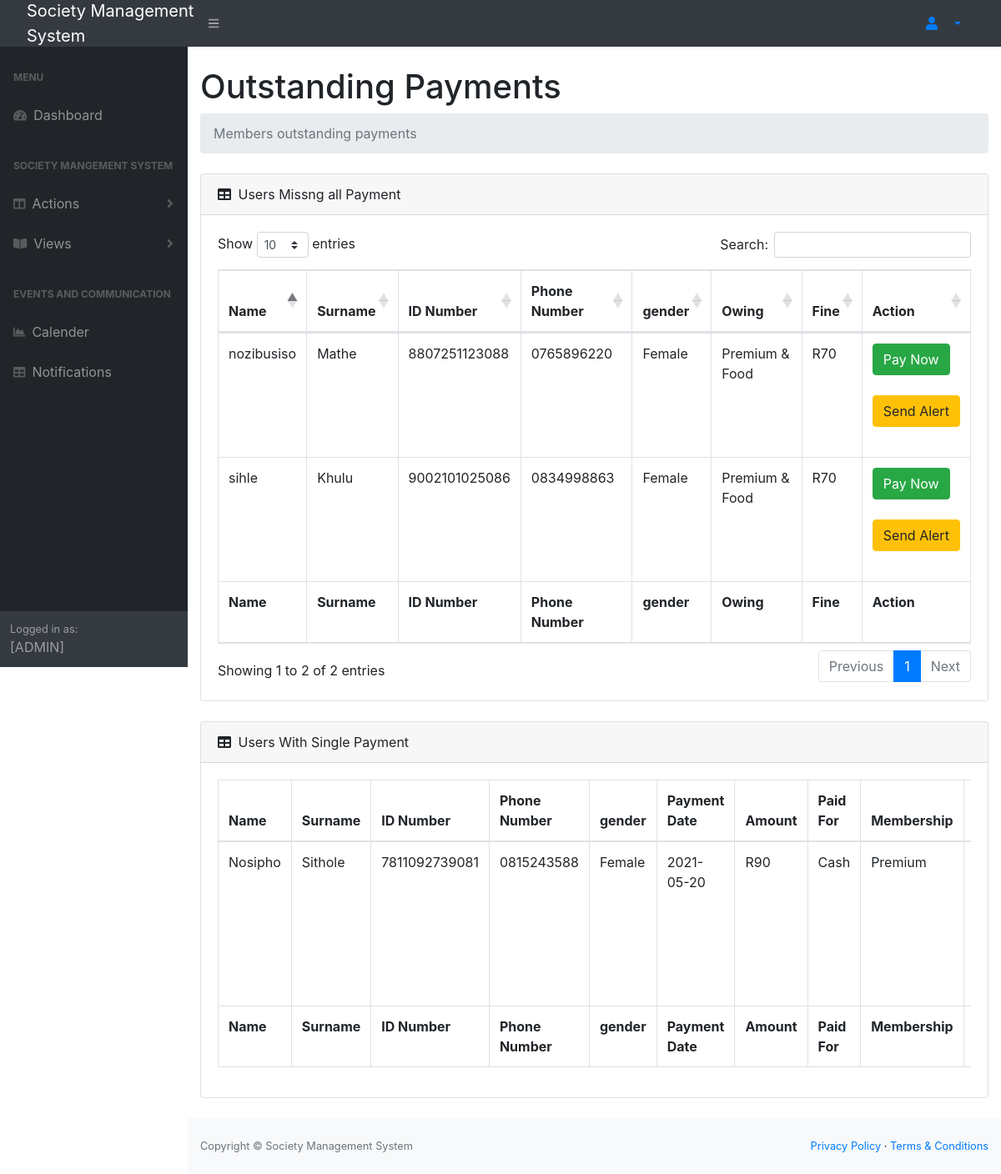
The app's page /outstanding.php, older data.
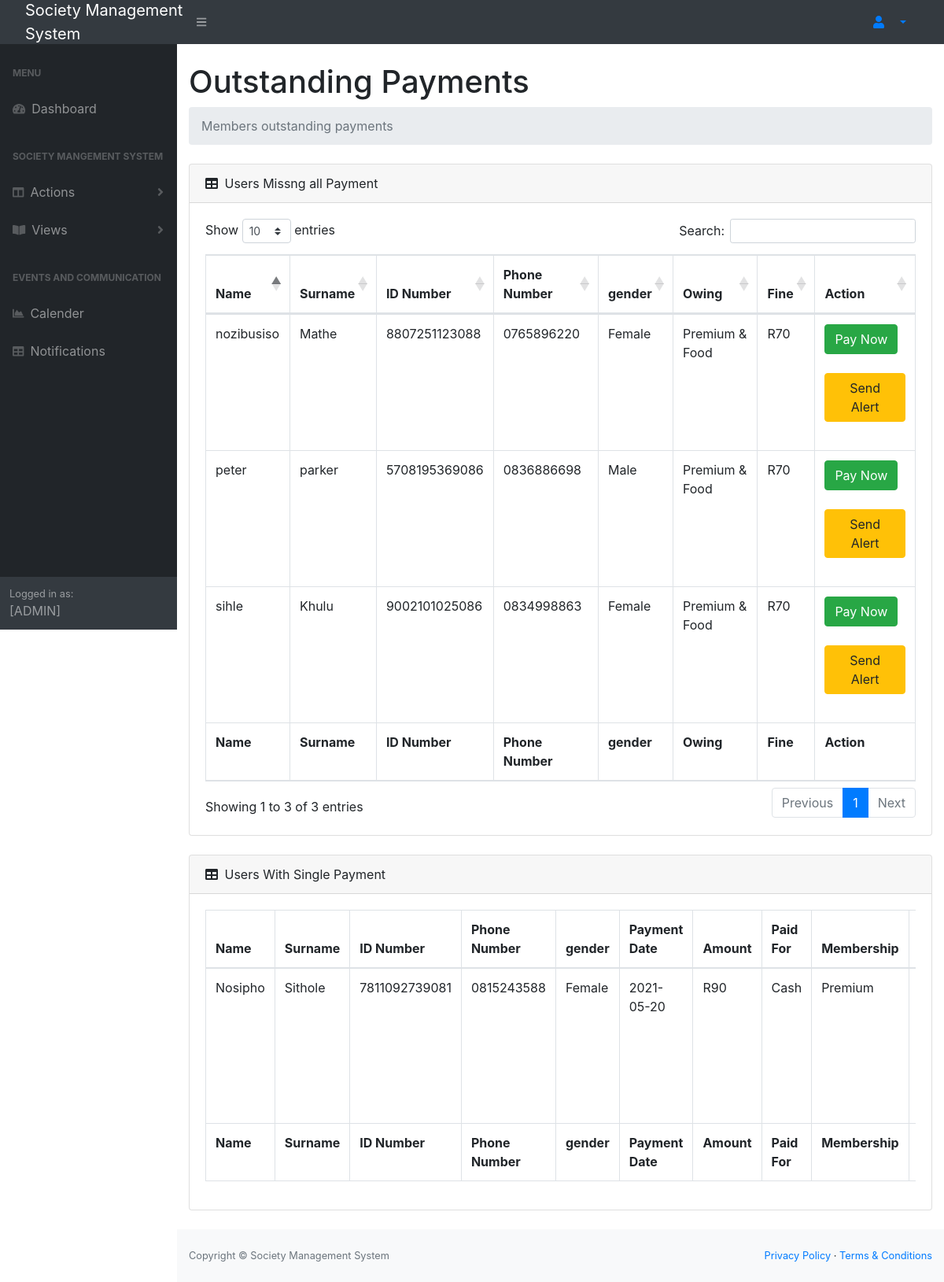
The same page, newer data.
### tables this page shows
CREATE TABLE `member` (
  `memberId` int(10) NOT NULL,
  `name` varchar(25) NOT NULL,
  `surname` varchar(25) NOT NULL,
  `id` varchar(15) NOT NULL,
  `cell_no` varchar(12) NOT NULL,
  `status` varchar(15) NOT NULL,
  `start_date` varchar(10) NOT NULL,
  `gender` varchar(10) NOT NULL,
  `user_id` int(10) NOT NULL
);

### outstanding.php (the view, shortened to what the changed rows need)
<?php
include("connection.php");
?>
<!DOCTYPE html>
<html lang="en">
    <head>
        <link href="css/styles.css" rel="stylesheet" />
        <link href="https://cdn.datatables.net/1.10.20/css/dataTables.bootstrap4.min.css" rel="stylesheet" />
        <link rel="stylesheet" href="//stackpath.bootstrapcdn.com/bootstrap/4.3.1/css/bootstrap.min.css" crossorigin=anonymous>
    </head>
    <body class="sb-nav-fixed">
        <div id="layoutSidenav">
            <div id="layoutSidenav_content">
                <main>
                    <div class="container-fluid">
                        <h1 class="mt-4">Outstanding Payments</h1>
                        <div class="card mb-4">
                            <div class="card-body">
                                <div class="table-responsive">
                                    <table class="table table-bordered" id="dataTable" width="100%" cellspacing="0">
                                        <thead>
                                            <tr>
                                            <th>Name</th>
                                                <th>Surname</th>
                                                <th>ID Number</th>
                                                <th>Phone Number</th>
                                                <th>gender</th>
                                                <th>Owing</th>
                                                <th>Fine</th>
                                                <th>Action</th>
                                            </tr>
                                        </thead>
                                        <tfoot>
                                            <tr>
                                                <th>Name</th>
                                                <th>Surname</th>
                                                <th>ID Number</th>
                                                <th>Phone Number</th>
                                                <th>gender</th>
                                                <th>Owing</th>
                                                <th>Fine</th>
                                                <th>Action</th>
                                            </tr>
                                        </tfoot>
                                        <tbody>
                                             <?php
                                               $payQuery = "SELECT m.memberId,m.name,m.surname,m.id,m.cell_no,m.gender,p.payment_date
                                                            FROM member m
                                                            LEFT JOIN payment p
                                                            ON m.memberId = p.member_id
                                                            WHERE p.payment_date IS NULL";
                                               $payment = mysqli_query($con,$payQuery);
                                               while($data = mysqli_fetch_array($payment))
                                               {
                                                  $memberId = $data['memberId'];
                                                   $name = $data['name'];
                                                   $surname = $data['surname'];
                                                   $id = $data['id'];
                                                   $cell = $data['cell_no'];
                                                   $gender = $data['gender'];
                                                   $owing = "Premium & Food";
                                                   $fine = "R70";
                                               ?>
                                               <tr>
                                                    <td> <?php echo $name;  ?>  </td>
                                                    <td> <?php echo $surname;  ?> </td>
                                                    <td> <?php echo $id;  ?> </td>
                                                    <td> <?php echo $cell;  ?> </td>
                                                    <td> <?php echo $gender;  ?> </td>
                                                    <td> <?php echo $owing;  ?> </td>
                                                    <td> <?php echo $fine;  ?> </td>
                                                    <div class="text-center">
                                                   <td>  <a href="" class="btn btn-success btn-rounded mb-4" data-toggle="modal" data-target="#modalLoginForm2">Pay Now</a>
                                                   <a href="alert.php?id=<?php echo $memberId;  ?>&owing=both" class="btn btn-warning btn-rounded mb-4" >Send  Alert</a>
                                                  </td>
                                                </div>
                                                </tr>
                                               <?php
                                               }
                                              ?>
                                        </tbody>
                                    </table>
                                </div>
                            </div>
                        </div>
                        <div class="card mb-4">
                            <div class="card-body">
                                <div class="table-responsive">
                                    <table class="table table-bordered" id="dataTable" width="100%" cellspacing="0">
                                        <thead>
                                            <tr>
                                            <th>Name</th>
                                                <th>Surname</th>
                                                <th>ID Number</th>
                                                <th>Phone Number</th>
                                                <th>gender</th>
                                                <th>Payment Date</th>
                                                <th>Amount</th>
                                                <th>Paid For</th>
                                                <th>Membership</th>
                                                <th>Owing</th>
                                            </tr>
                                        </thead>
                                        <tfoot>
                                            <tr>
                                                <th>Name</th>
                                                <th>Surname</th>
                                                <th>ID Number</th>
                                                <th>Phone Number</th>
                                                <th>gender</th>
                                                <th>Payment Date</th>
                                                <th>Amount</th>
                                                <th>Paid For</th>
                                                <th>Membership</th>
                                                <th>Owing</th>
                                            </tr>
                                        </tfoot>
                                        <tbody>
                                             <?php
                                               $payQuery = "SELECT  m.memberId,m.name,m.surname,m.id,m.cell_no,m.gender,p.payment_date,p.amount,o.name as OptionName,f.name as membershipName
                                                            FROM member m,payment p,payment_option o,membership_fee f
                                                            WHERE m.memberId = p.member_id
                                                            AND o.optionId = p.optionId
                                                            AND p.fee_id = f.fee_id
                                                            AND MONTH(p.payment_date) = MONTH(CURRENT_DATE) - 1
                                                          AND YEAR(p.payment_date) = YEAR(CURRENT_DATE)
                                                            AND memberId IN  (
                                                                                SELECT member_id
                                                                                FROM payment
                                                                                WHERE fee_id <> 3
                                                                                GROUP BY member_id
                                                                                HAVING COUNT(member_id) <= 1)";
                                               $payment = mysqli_query($con,$payQuery);
                                               while($data = mysqli_fetch_array($payment))
                                               {
                                                   $name = $data['name'];
                                                   $surname = $data['surname'];
                                                   $id = $data['id'];
                                                   $cell = $data['cell_no'];
                                                   $gender = $data['gender'];
                                                   $date = $data['payment_date'];
                                                   $amount = $data['amount'];
                                                   $option = $data['OptionName'];
                                                   $membership = $data['membershipName'];
                                                   if($membership == "Premium")
                                                   {
                                                       $owing = "Food";
                                                   }
                                                   else {
                                                    $owing = "Premium";
                                                    $fine = "R20";
                                                   }
                                               ?>
                                               <tr>
                                                    <td> <?php echo $name;  ?>  </td>
                                                    <td> <?php echo $surname;  ?> </td>
                                                    <td> <?php echo $id;  ?> </td>
                                                    <td> <?php echo $cell;  ?> </td>
                                                    <td> <?php echo $gender;  ?> </td>
                                                    <td> <?php echo $date;  ?> </td>
                                                    <td> <?php echo "R". $amount;  ?> </td>
                                                    <td> <?php echo $option;  ?> </td>
                                                    <td> <?php echo $membership;  ?> </td>
                                                    <td> <?php echo $owing;  ?> </td>
                                                </tr>
                                               <?php
                                               }
                                              ?>
                                        </tbody>
                                    </table>
                                </div>
                            </div>
                        </div>
                    </div>
                </main>
            </div>
        </div>
    </body>
</html>

Row changes from the older to the newer data that the page shows:
added member: name "peter", surname "parker", id "5708195369086", cell_no "0836886698", gender "Male", owing "Premium & Food", fine "R70", shown under "Outstanding Payments"
Text that changed along with them:
text written by a page script: "Show entries Search: Showing 1 to 2 of 2 entries Previous 1 Next" → "Show entries Search: Showing 1 to 3 of 3 entries Previous 1 Next"
